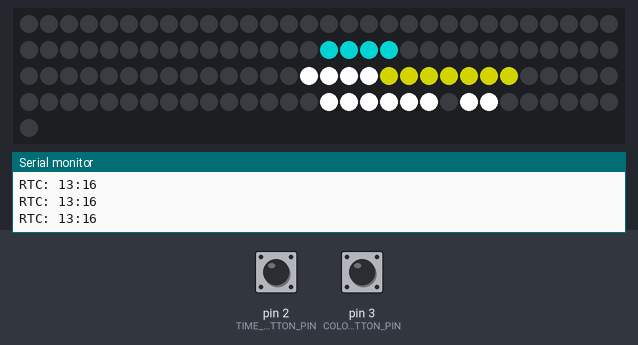
Simulated run of this sketch. Board: Arduino Uno, built with avr-gcc and run on an emulated ATmega328P. Parts: 121 RGB LEDs in strip order, left to right, continuing on the next row, the last lines printed to the serial monitor. Wiring (inferred from the names in the program): DS1307 clock at I2C address 0x68. Inputs (shaded band) come from the test bench; at power-on: pin 3 (COLOR_BUTTON_PIN) LOW, pin 2 (TIME_BUTTON_PIN) LOW. The local clock reads 2024-03-15 10:24:30 at power-on unless the sketch sets it; EEPROM starts erased.

Above: at 1.2 s.
1.3 s: pin 3 (COLOR_BUTTON_PIN) pulled HIGH for 0.15 s
2.9 s: pin 3 (COLOR_BUTTON_PIN) pulled HIGH for 3.2 s
7.6 s: pin 2 (TIME_BUTTON_PIN) pulled HIGH for 0.15 s
At 8.1 s:
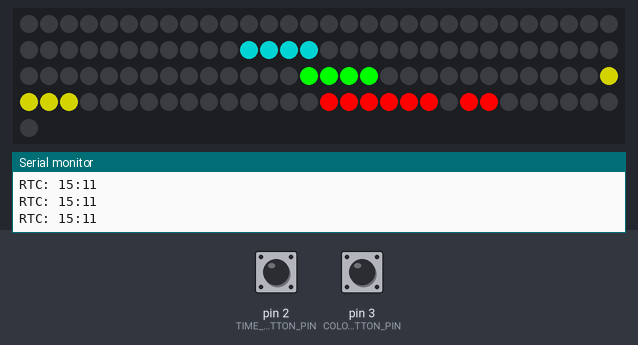
9.2 s: pin 3 (COLOR_BUTTON_PIN) pulled HIGH for 1 s
11.7 s: pin 3 (COLOR_BUTTON_PIN) pulled HIGH for 1 s
At 13.3 s:
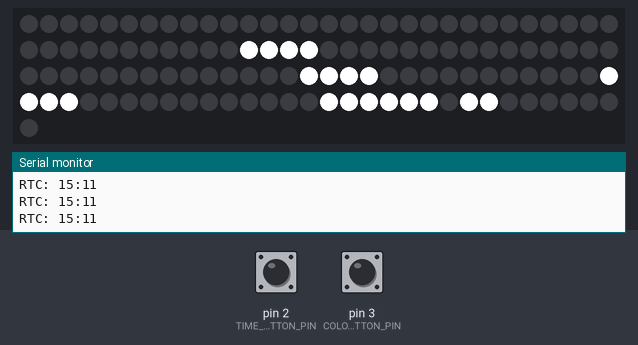
Timing chart, 0 to 14.8 s (numbered marks = the images above; inputs shaded):
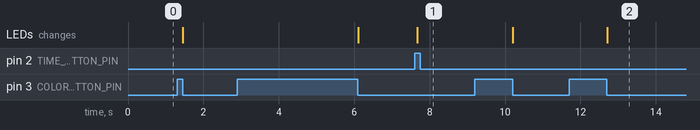

The sketch:

german.ino
```cpp
#include <EEPROM.h>
#include <Wire.h>
#include <string.h>
#include <Adafruit_NeoPixel.h>

// addresses
#define DS1307_ADDRESS       0x68
#define EEPROM_COLOR_ADDRESS 0x00

// pin configuration
#define TIME_BUTTON_PIN   (2)
#define COLOR_BUTTON_PIN  (3)
#define NEO_PIXEL_PIN     (4)

// LED matrix configuration
#define NUM_PIXEL_COLS    (11)
#define NUM_PIXEL_LINES   (11)
#define NUM_PIXELS        (NUM_PIXEL_COLS * NUM_PIXEL_LINES)

// helper functions
#define TO_BCD(X)         (((X/10)<<4) | (X%10))
#define FROM_BCD(X)       (((X>>4)*10) + (X % 16))
#define LENGTH(X)         (sizeof(X)/sizeof(X[0]))
#define FILL32(P, V)      fill_32(P, V, LENGTH(P))

static inline void fill_32(void * dst_p, uint32_t val, unsigned int len) {
  uint32_t *arr = dst_p;
  for (unsigned int i = 0; i < len; i++) {
    arr[i] = val;
  }
}


/* -------- type definitions -------- */

typedef union {
  uint32_t u32;
  struct {
    uint8_t b;
    uint8_t g;
    uint8_t r;
  } bgr;
} rgb_color_t;

typedef struct {
  rgb_color_t it_is_color;
  rgb_color_t minute_color;
  rgb_color_t to_past_color;
  rgb_color_t hour_color;
  rgb_color_t oclock_color;
} colorscheme_t;


typedef struct {
  uint8_t second;
  uint8_t minute;
  uint8_t hour;
  uint8_t week_day;
  uint8_t month_day;
  uint8_t month;
  uint8_t year;
} timestamp_t;

/* -------- global varibales -------- */

/*
    ESKISTAFÜNF-\
  /-ZEHNZWANZIG-/
  \-DREIVIERTEL-\
  /-VORFUNKNACH-/
  \-HALBAELFÜNF-\
  /-EINSXAMZWEI-/
  \-DREIAUJVIER-\
  /-SECHSNLACHT-/
  \-SIEBENZWÖLF-\
  ->ZEHNEUNKUHR-/
*/

// array of color pixel that make up the character matrix
typedef union {
  rgb_color_t pixels[NUM_PIXELS];
  struct {
    // in order
    rgb_color_t zeh_h[3];
    rgb_color_t n_h[1];
    rgb_color_t eun_h[3];
    rgb_color_t _6[1];
    rgb_color_t uhr[3];
    // reversed
    rgb_color_t zwolf_h[5];
    rgb_color_t sieben_h[6];
    // in order
    rgb_color_t sechs_h[5];
    rgb_color_t _5[2];
    rgb_color_t acht_h[5];
    // reversed
    rgb_color_t vier_h[4];
    rgb_color_t _4[3];
    rgb_color_t drei_h[4];
    // in order
    rgb_color_t eins_h[4];
    rgb_color_t _3[3];
    rgb_color_t zwei_h[4];
    // reversed
    rgb_color_t unf_h[3];
    rgb_color_t f_h[1];
    rgb_color_t el_h[2];
    rgb_color_t _2[1];
    rgb_color_t halb[4];
    // in order
    rgb_color_t vor[3];
    rgb_color_t funk[4];
    rgb_color_t nach[4];
    // reversed
    rgb_color_t viertel[7];
    rgb_color_t drei[4];
    // in order
    rgb_color_t zehn_m[4];
    rgb_color_t zwanzig_m[7];
    // reversed
    rgb_color_t funf_m[4];
    rgb_color_t _1[1];
    rgb_color_t ist[6];
    rgb_color_t _0[1];
    rgb_color_t es[2];
  } words;
} matrix_t;

const colorscheme_t colorschemes[] = {
  {
    .it_is_color   = {.bgr = {.b = 0xff, .g = 0xff, .r = 0xff}},
    .minute_color  = {.bgr = {.b = 0x00, .g = 0x7f, .r = 0x7f}},
    .to_past_color = {.bgr = {.b = 0xff, .g = 0xff, .r = 0xff}},
    .hour_color    = {.bgr = {.b = 0x7f, .g = 0x7f, .r = 0x00}},
    .oclock_color  = {.bgr = {.b = 0xff, .g = 0xff, .r = 0xff}}
  },
  {
    .it_is_color   = {.bgr = {.b = 0xff, .g = 0xff, .r = 0xff}},
    .minute_color  = {.bgr = {.b = 0xff, .g = 0xff, .r = 0xff}},
    .to_past_color = {.bgr = {.b = 0xff, .g = 0xff, .r = 0xff}},
    .hour_color    = {.bgr = {.b = 0xff, .g = 0xff, .r = 0xff}},
    .oclock_color  = {.bgr = {.b = 0xff, .g = 0xff, .r = 0xff}}
  },
  {
    .it_is_color   = {.bgr = {.b = 0x00, .g = 0x00, .r = 0xff}},
    .minute_color  = {.bgr = {.b = 0x00, .g = 0x7f, .r = 0x7f}},
    .to_past_color = {.bgr = {.b = 0x00, .g = 0xff, .r = 0x00}},
    .hour_color    = {.bgr = {.b = 0x7f, .g = 0x7f, .r = 0x00}},
    .oclock_color  = {.bgr = {.b = 0xff, .g = 0x00, .r = 0x00}}
  }
};

Adafruit_NeoPixel pixels = Adafruit_NeoPixel(NUM_PIXELS, NEO_PIXEL_PIN, NEO_GRB | NEO_KHZ800);

volatile unsigned int colorscheme_number = 0;


/* -------- fucntion declaration -------- */

timestamp_t get_time(void);
void increment_time();
void set_time(timestamp_t timestamp);

inline unsigned int load_colorscheme_number();
void increment_color(void);
inline void store_colorscheme_number(unsigned int number);

matrix_t timestamp2matrix(timestamp_t timestamp, colorscheme_t colorscheme);
void show_time(timestamp_t timestamp);


/* -------- TIME -------- */

timestamp_t get_time(void) {
  timestamp_t timestamp;
  // Reset the register pointer
  Wire.beginTransmission(DS1307_ADDRESS);
  Wire.write(0x00);
  Wire.endTransmission();

  Wire.requestFrom(DS1307_ADDRESS, 7);
  //Need to read the sum packet of information even though Hour is only needed
  timestamp.second    = FROM_BCD(Wire.read()); // seconds
  timestamp.minute    = FROM_BCD(Wire.read()); // minute
  timestamp.hour      = FROM_BCD(Wire.read() & 0b111111); //24 hour time
  timestamp.week_day  = FROM_BCD(Wire.read()); //0-6 -> Sunday - Saturday
  timestamp.month_day = FROM_BCD(Wire.read());
  timestamp.month     = FROM_BCD(Wire.read());
  timestamp.year      = FROM_BCD(Wire.read());

  return timestamp;
}

void set_time(timestamp_t timestamp) {
  Wire.beginTransmission(DS1307_ADDRESS);
  Wire.write(0x00); //stop Oscillator

  Wire.write(TO_BCD(timestamp.second));
  Wire.write(TO_BCD(timestamp.minute));
  Wire.write(TO_BCD(timestamp.hour));
  Wire.write(TO_BCD(timestamp.week_day));
  Wire.write(TO_BCD(timestamp.month_day));
  Wire.write(TO_BCD(timestamp.month));
  Wire.write(TO_BCD(timestamp.year));

  Wire.write(0x00); //start
  Wire.endTransmission();
}

void increment_time() {
  timestamp_t timestamp = get_time();

  // increment time
  timestamp.minute++;
  if (timestamp.minute >= 60) {
    timestamp.hour++;
    timestamp.hour %= 24;
    timestamp.minute %= 60;
  }

  set_time(timestamp);
}


/* -------- COLOR SCHEME -------- */

inline unsigned int load_colorscheme_number() {
  return EEPROM.read(EEPROM_COLOR_ADDRESS) % LENGTH(colorschemes);
}

inline void store_colorscheme_number(unsigned int number) {
  if(load_colorscheme_number() != number) {
    EEPROM.write(EEPROM_COLOR_ADDRESS, number);
  }
}

void increment_color(void) {
  Serial.println("+++ Colour Button Pressed +++");
  colorscheme_number = (colorscheme_number + 1) % LENGTH(colorschemes);
  store_colorscheme_number(colorscheme_number);
}


/* -------- DISPLAY -------- */

matrix_t timestamp2matrix(timestamp_t timestamp, colorscheme_t colorscheme) {
  matrix_t matrix;
  uint8_t hour_value;

  // clear matrix
  FILL32(matrix.pixels, 0);

  // IT IS is always on
  FILL32(matrix.words.es, colorscheme.it_is_color.u32);
  FILL32(matrix.words.ist, colorscheme.it_is_color.u32);

  switch (timestamp.minute / 5) {
    case 0:
      break;
    case 1: case 2: case 3: case 4: case 7: case 8:
      FILL32(matrix.words.nach, colorscheme.to_past_color.u32);
      break;
    case 5: case 10:  case 11:
      FILL32(matrix.words.vor, colorscheme.to_past_color.u32);
      break;
    case 6: case 9:
      break;
  }

  hour_value = timestamp.hour + (((timestamp.minute / 5)<5) ? 0 : 1);

  // minute maping
  switch (timestamp.minute / 5) {
    case 0: // Uhr
    default:
      FILL32(matrix.words.uhr, colorscheme.oclock_color.u32);
      break;
    case 1: // Fuenf nach
      FILL32(matrix.words.funf_m, colorscheme.minute_color.u32);
      break;
    case 2: // Zehn nach
      FILL32(matrix.words.zehn_m, colorscheme.minute_color.u32);
      break;
    case 3: // Viertel nach
      FILL32(matrix.words.viertel, colorscheme.minute_color.u32);
      break;
    case 4: // Zwangzig nach
      FILL32(matrix.words.zwanzig_m, colorscheme.minute_color.u32);
      break;
    case 5: // Fuenf vor Halb +1
      FILL32(matrix.words.funf_m, colorscheme.minute_color.u32);
      break;
    case 6: // Halb +1
      FILL32(matrix.words.halb, colorscheme.minute_color.u32);
      break;
    case 7: // Fuenf nach Halb +1
      FILL32(matrix.words.funf_m, colorscheme.minute_color.u32);
      break;
    case 8: // Zehn nach Halb +1
      FILL32(matrix.words.zehn_m, colorscheme.minute_color.u32);
      break;
    case 9: // Dreiviertel +1
      FILL32(matrix.words.drei, colorscheme.minute_color.u32);
      FILL32(matrix.words.viertel, colorscheme.minute_color.u32);
      break;
    case 10: // Zehn vor +1
      FILL32(matrix.words.zehn_m, colorscheme.minute_color.u32);
      break;
    case 11: // Fuenf vor +1
      FILL32(matrix.words.funf_m, colorscheme.minute_color.u32);
      break;
  }

  // hour mapping
  hour_value %= 12;
  switch (hour_value) {
    case 0:
      FILL32(matrix.words.zwolf_h, colorscheme.hour_color.u32);
      break;
    case 1:
      FILL32(matrix.words.eins_h, colorscheme.hour_color.u32);
      break;
    case 2:
      FILL32(matrix.words.zwei_h, colorscheme.hour_color.u32);
      break;
    case 3:
      FILL32(matrix.words.drei_h, colorscheme.hour_color.u32);
      break;
    case 4:
      FILL32(matrix.words.vier_h, colorscheme.hour_color.u32);
      break;
    case 5:
      FILL32(matrix.words.f_h, colorscheme.hour_color.u32);
      FILL32(matrix.words.unf_h, colorscheme.hour_color.u32);
      break;
    case 6:
      FILL32(matrix.words.sechs_h, colorscheme.hour_color.u32);
      break;
    case 7:
      FILL32(matrix.words.sieben_h, colorscheme.hour_color.u32);
      break;
    case 8:
      FILL32(matrix.words.acht_h, colorscheme.hour_color.u32);
      break;
    case 9:
      FILL32(matrix.words.n_h, colorscheme.hour_color.u32);
      FILL32(matrix.words.eun_h, colorscheme.hour_color.u32);
      break;
    case 10:
      FILL32(matrix.words.zeh_h, colorscheme.hour_color.u32);
      FILL32(matrix.words.n_h, colorscheme.hour_color.u32);
      break;
    case 11:
      FILL32(matrix.words.el_h, colorscheme.hour_color.u32);
      FILL32(matrix.words.f_h, colorscheme.hour_color.u32);
      break;
  }
  return matrix;
}

void show_time(timestamp_t timestamp) {
  static char debug_msg[128];
  matrix_t matrix;
  colorscheme_t colorscheme = colorschemes[colorscheme_number];

  //Check to see if inputHour and inputMinute are within suitable range
  if (timestamp.hour < 0 || timestamp.hour > 23) {
    sprintf(debug_msg, "Error: Hour value is %04d.\n", timestamp.hour);
    Serial.print(debug_msg);
    return;
  }
  if (timestamp.minute < 0 || timestamp.minute > 59) {
    sprintf(debug_msg, "Error: Minute value is %04d.\n", timestamp.minute);
    Serial.print(debug_msg);
    return;
  }

  matrix = timestamp2matrix(timestamp, colorscheme);

  for (int i = 0; i < NUM_PIXELS; i++) {
    pixels.setPixelColor(i, matrix.pixels[i].u32);
  }
  pixels.show();
}

/* -------- mandatory functions -------- */
void setup() {
  // start I2C for RTC and UART
  Wire.begin();
  Serial.begin(9600);

  // initialize pins
  pinMode(TIME_BUTTON_PIN, INPUT);
  pinMode(COLOR_BUTTON_PIN, INPUT);

  // read color scheme number from non volatile memory
  colorscheme_number = load_colorscheme_number();

  // initialize NeoPixel library
  pixels.begin();
}

void loop() {
  static char debug[15];
  timestamp_t timestamp = get_time();

  sprintf(debug, "RTC: %02d:%02d\n", timestamp.hour, timestamp.minute);
  Serial.print(debug);

  show_time(timestamp);

  if (digitalRead(COLOR_BUTTON_PIN) == HIGH) {
    increment_color();
    while(digitalRead(COLOR_BUTTON_PIN) == HIGH);
  }
  if (digitalRead(TIME_BUTTON_PIN) == HIGH) {
    increment_time();
    delay(50);
  }
}
```

Measured:
- after the input at 7.6 s, the LEDs: change after 0.07 s (image 1)
- after the input at 11.7 s, the LEDs: change after 1.0 s (image 2)
